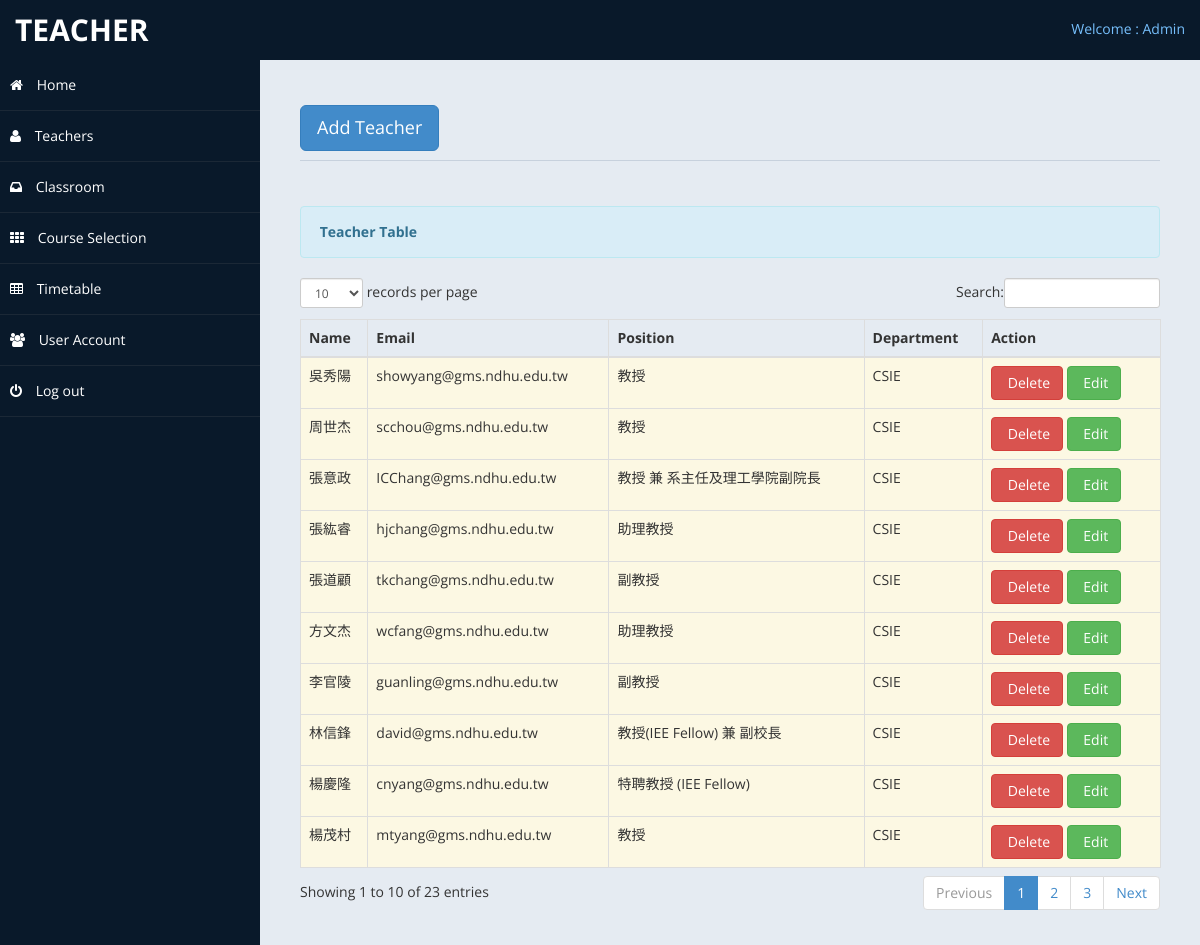
The page /forteacher.php (signed in) on the database its author committed.
### tables this page shows
CREATE TABLE if not exists `teachers` (
  `teacherid` int AUTO_INCREMENT PRIMARY KEY,
  `teacher_name` varchar(255) NOT NULL,
  `teacher_email` varchar(255) NOT NULL,
  `teacher_position` varchar(255) NOT NULL,
  `teacher_department` varchar(255) NOT NULL,
  `userid` int DEFAULT -1
);

### forteacher.php (the view, shortened to what this page needs)
<?php include ('header.php');?>
<body>
    <div id="wrapper">
        <nav class="navbar navbar-default top-navbar" role="navigation">
            <div class="navbar-header">
                <a class="navbar-brand" href="#	">Teacher</a>
            </div>
            <ul class="nav navbar-top-links navbar-right">
                <li class="dropdown">
                    <a class="dropdown-toggle" data-toggle="dropdown" href="#" aria-expanded="false">
					  Welcome : Admin
                    </a>
                </li>
            </ul>
        </nav>
       <?php include ('nav_sidebar3.php');?>
        <div id="page-wrapper" >
            <div id="page-inner">
			 <div class="row">
                    <div class="col-md-12">
                        <h1 class="page-header">
							 <button class="btn btn-primary btn-lg" data-toggle="modal" data-target="#myModal">
                              Add Teacher
                            </button>
                        </h1>
						<div class="hero-unit-table">
                            <table class="table table-striped table-bordered table-hover" id="dataTables-example">
                                <div class="alert alert-info">
                                    <strong><i class="icon-user icon-large"></i>&nbsp;Teacher Table</strong>
                                </div>
                                <thead>
                                    <tr>
                                        <th>Name</th>
                                        <th>Email</th>
                                        <th>Position</th>
                                        <th>Department</th>
                                        <th>Action</th>
                                    </tr>
                                </thead>
                                <tbody>
                                    <?php include('connect.php');
                                        $query = $conn -> query( "select * from teachers" ) ;
                                        $r = $query -> fetchAll( PDO::FETCH_ASSOC ) ;
                                        foreach( $r as $data ):
                                    ?>
                                        <tr class="warning">
                                            <td><?php echo $data['teacher_name'] ?></td>
                                            <td><?php echo $data['teacher_email'] ?></td>
                                            <td><?php echo $data['teacher_position'] ?></td>
                                            <td><?php echo $data['teacher_department'] ?></td>
                                            <td width="160" >
                                                <a value = "<?php echo $data['teacherid'] ?>" onclick="delete_teacher(this);" data-toggle="modal" class="btn btn-danger"><i class="icon-trash icon-large"></i>&nbsp;Delete</a>
                                                <a value = "<?php echo $data['teacherid'] ?>" onclick="edit_teacher(this);" class="btn btn-success" role="botton"><i class="icon-pencil icon-large"></i>&nbsp;Edit</a>
                                            </td>
                                    </tr>
                                    <?php
                                    endforeach;
                                    ?>
                                </tbody>
                            </table>
                        </div>
                    </div>
                </div>
				</div>
            </div>
        </div>
</body>
</html>

### assets/css/custom-styles.css (style rules this page uses)
body { font-family: 'Open Sans', sans-serif; }
#wrapper { width: 100%; background:#09192A; }
#page-wrapper { padding: 15px 15px; min-height: 600px; background:#E5EBF2; }
#page-inner { width:100%; margin:10px 20px 10px 0px; background-color:transparent; padding:10px; min-height:1200px; }
h1, .h1, h2, .h2, h3, .h3 { margin-top: 7px; margin-bottom: -5px; }
.page-header { padding-bottom: 9px; margin: 10px 0 45px; border-bottom: 1px solid #C7D1DD; }
.top-navbar { margin:0px; }
.top-navbar .navbar-brand { color: #fff; width: 260px; text-align: left; height: 60px; font-size: 30px; font-weight: 700; text-transform: uppercase; line-height: 30px; }
.top-navbar .nav > li { position: relative; display: inline-block; }
.top-navbar .nav > li > a { position: relative; display: block; padding: 19px 15px; color: #77C0FD; }
.top-navbar { background:#09192A; border-bottom:none; }
.navbar-default { border:0px solid black; }
.navbar-header { background: #09192A; }
@media (min-width:768px) { #page-wrapper { margin: 0 0 0 260px; padding: 15px 30px; min-height: 1200px; } }
@media (min-width:768px) { .navbar { border-radius: 0px; } }

### rows shown on the page
teachers: teacher_name "張意政", teacher_email "ICChang@gms.ndhu.edu.tw", teacher_position "教授 兼 系主任及理工學院副院長", teacher_department "CSIE", $data['teacherid'] 1 (drawn)
teachers: teacher_name "林信鋒", teacher_email "david@gms.ndhu.edu.tw", teacher_position "教授(IEE Fellow) 兼 副校長", teacher_department "CSIE", $data['teacherid'] 2 (drawn)
teachers: teacher_name "吳秀陽", teacher_email "showyang@gms.ndhu.edu.tw", teacher_position "教授", teacher_department "CSIE", $data['teacherid'] 6 (drawn)
teachers: teacher_name "周世杰", teacher_email "scchou@gms.ndhu.edu.tw", teacher_position "教授", teacher_department "CSIE", $data['teacherid'] 8 (drawn)
teachers: teacher_name "楊慶隆", teacher_email "cnyang@gms.ndhu.edu.tw", teacher_position "特聘教授 (IEE Fellow)", teacher_department "CSIE", $data['teacherid'] 9 (drawn)
teachers: teacher_name "楊茂村", teacher_email "mtyang@gms.ndhu.edu.tw", teacher_position "教授", teacher_department "CSIE", $data['teacherid'] 11 (drawn)
teachers: teacher_name "李官陵", teacher_email "guanling@gms.ndhu.edu.tw", teacher_position "副教授", teacher_department "CSIE", $data['teacherid'] 15 (drawn)
teachers: teacher_name "張道顧", teacher_email "tkchang@gms.ndhu.edu.tw", teacher_position "副教授", teacher_department "CSIE", $data['teacherid'] 19 (drawn)
teachers: teacher_name "方文杰", teacher_email "wcfang@gms.ndhu.edu.tw", teacher_position "助理教授", teacher_department "CSIE", $data['teacherid'] 22 (drawn)
teachers: teacher_name "張紘睿", teacher_email "hjchang@gms.ndhu.edu.tw", teacher_position "助理教授", teacher_department "CSIE", $data['teacherid'] 23 (drawn)
